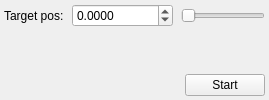
               <widget class="QWidget" name="ServoUserTab">
                <attribute name="title">
                 <string>User</string>
                </attribute>
                <layout class="QVBoxLayout" name="verticalLayout_6">
                 <property name="spacing">
                  <number>8</number>
                 </property>
                 <property name="leftMargin">
                  <number>4</number>
                 </property>
                 <property name="topMargin">
                  <number>4</number>
                 </property>
                 <property name="rightMargin">
                  <number>4</number>
                 </property>
                 <property name="bottomMargin">
                  <number>4</number>
                 </property>
                 <item>
                  <layout class="QHBoxLayout" name="horizontalLayout_15">
                   <property name="spacing">
                    <number>8</number>
                   </property>
                   <property name="leftMargin">
                    <number>0</number>
                   </property>
                   <property name="topMargin">
                    <number>0</number>
                   </property>
                   <property name="rightMargin">
                    <number>0</number>
                   </property>
                   <property name="bottomMargin">
                    <number>0</number>
                   </property>
                   <item>
                    <widget class="QLabel" name="ServoUserTargetLbl">
                     <property name="text">
                      <string>Target pos:</string>
                     </property>
                    </widget>
                   </item>
                   <item>
                    <widget class="QDoubleSpinBox" name="ServoUserTargetDoubleSpinBox">
                     <property name="decimals">
                      <number>4</number>
                     </property>
                     <property name="minimum">
                      <double>-100000.000000000000000</double>
                     </property>
                     <property name="maximum">
                      <double>100000.000000000000000</double>
                     </property>
                     <property name="singleStep">
                      <double>0.100000000000000</double>
                     </property>
                    </widget>
                   </item>
                   <item>
                    <widget class="QSlider" name="ServoUserTargetSlider">
                     <property name="orientation">
                      <enum>Qt::Horizontal</enum>
                     </property>
                    </widget>
                   </item>
                  </layout>
                 </item>
                 <item>
                  <spacer name="verticalSpacer">
                   <property name="orientation">
                    <enum>Qt::Vertical</enum>
                   </property>
                   <property name="sizeHint" stdset="0">
                    <size>
                     <width>20</width>
                     <height>34</height>
                    </size>
                   </property>
                  </spacer>
                 </item>
                 <item>
                  <layout class="QHBoxLayout" name="horizontalLayout_16">
                   <property name="spacing">
                    <number>8</number>
                   </property>
                   <property name="leftMargin">
                    <number>0</number>
                   </property>
                   <property name="topMargin">
                    <number>0</number>
                   </property>
                   <property name="rightMargin">
                    <number>0</number>
                   </property>
                   <property name="bottomMargin">
                    <number>0</number>
                   </property>
                   <item>
                    <spacer name="horizontalSpacer_4">
                     <property name="orientation">
                      <enum>Qt::Horizontal</enum>
                     </property>
                     <property name="sizeHint" stdset="0">
                      <size>
                       <width>40</width>
                       <height>20</height>
                      </size>
                     </property>
                    </spacer>
                   </item>
                   <item>
                    <widget class="QPushButton" name="ServoUserStartBtn">
                     <property name="text">
                      <string>Start</string>
                     </property>
                    </widget>
                   </item>
                  </layout>
                 </item>
                </layout>
               </widget>
